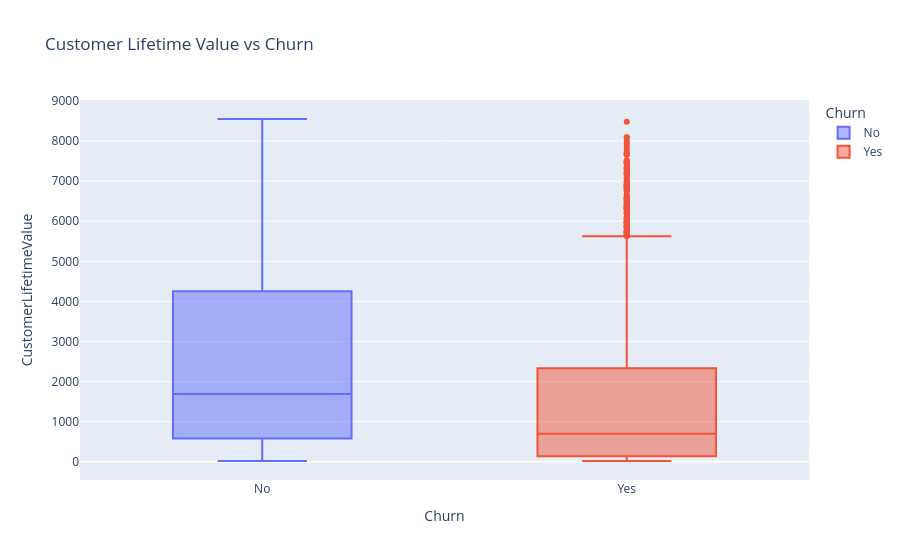

The notebook cell this image was saved under:
### Code cell
import plotly.express as px

fig = px.box(
    df,
    x="Churn",
    y="CustomerLifetimeValue",
    color="Churn",
    title="Customer Lifetime Value vs Churn"
)

fig.show()

### Figure 1 — Plotly figure (JSON) as saved in the notebook; plotly's stock layout.template omitted (floating-point values rounded to 4 significant figures; data arrays with more than 128 entries replaced by an {"elided": "..."} marker saying what was removed)
{"data": [{"alignmentgroup": "True", "hovertemplate": "Churn=%{x}<br>CustomerLifetimeValue=%{y}<extra></extra>", "legendgroup": "No", "marker": {"color": "#636efa"}, "name": "No", "notched": false, "offsetgroup": "No", "orientation": "v", "showlegend": true, "type": "box", "x": {"elided": "5163 str values"}, "x0": " ", "xaxis": "x", "y": {"elided": "5163 float values"}, "y0": " ", "yaxis": "y"}, {"alignmentgroup": "True", "hovertemplate": "Churn=%{x}<br>CustomerLifetimeValue=%{y}<extra></extra>", "legendgroup": "Yes", "marker": {"color": "#EF553B"}, "name": "Yes", "notched": false, "offsetgroup": "Yes", "orientation": "v", "showlegend": true, "type": "box", "x": {"elided": "1869 str values"}, "x0": " ", "xaxis": "x", "y": {"elided": "1869 float values"}, "y0": " ", "yaxis": "y"}], "layout": {"boxmode": "overlay", "legend": {"title": {"text": "Churn"}, "tracegroupgap": 0}, "title": {"text": "Customer Lifetime Value vs Churn"}, "xaxis": {"anchor": "y", "categoryarray": ["No", "Yes"], "categoryorder": "array", "domain": [0, 1], "title": {"text": "Churn"}}, "yaxis": {"anchor": "x", "domain": [0, 1], "title": {"text": "CustomerLifetimeValue"}}}}
